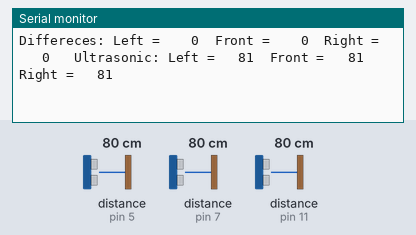
This sketch was run on a simulated Arduino Uno, built with avr-gcc and run on an emulated ATmega328P. On the bench: the last lines printed to the serial monitor. The test bench sets the inputs (shaded band); at power-on: distance to the obstacle (sensors on pin 5, pin 7, pin 11) 80 cm. The echo pulse lasts 58.3 µs per cm.

Above: at 1.5 s.
1.6 s: distance to the obstacle (sensor on pin 5) set to 11 cm
At 2.4 s:
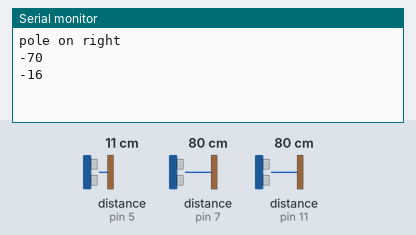
3.4 s: distance to the obstacle (sensor on pin 5) set to 8 cm
At 4.6 s:
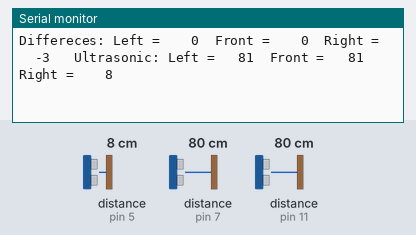
6.2 s: distance to the obstacle (sensor on pin 7) set to 11 cm
At 6.2 s:
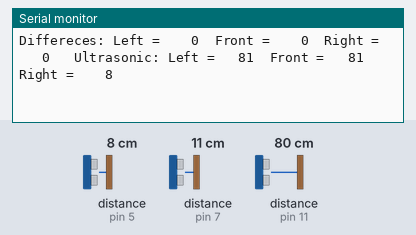
8.2 s: distance to the obstacle (sensor on pin 7) set to 8 cm
At 9.4 s:
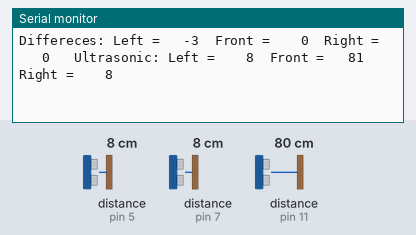
11.0 s: distance to the obstacle (sensor on pin 11) set to 11 cm
At 11.0 s:
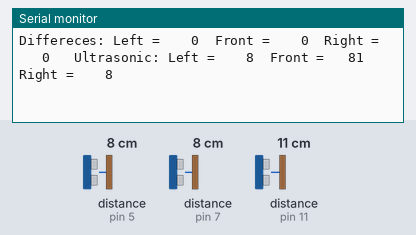
13.0 s: distance to the obstacle (sensor on pin 11) set to 8 cm
At 14.2 s:
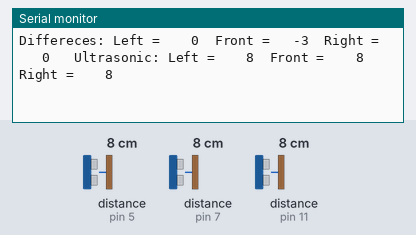

The sketch:

Ultrasonic_Integration.ino
```cpp
#include <NewPing.h>

#define MAX_DISTANCE 200 // Maximum distance (in cm) to ping.
#define FRONT_TRIGGER_PIN 12
#define FRONT_ECHO_PIN 11
#define LEFT_TRIGGER_PIN 8
#define LEFT_ECHO_PIN 7
#define RIGHT_TRIGGER_PIN 6
#define RIGHT_ECHO_PIN 5
#define NUM_US_SAMPLE 3
#define CM_WALL_TO_RAMP 34
#define CM_POLE_TO_WALL 19
#define DETECT_TOLERANCE 3

int leftDis_old, frontDis_old, rightDis_old;
int leftDis, frontDis, rightDis;
NewPing frontUS(FRONT_TRIGGER_PIN, FRONT_ECHO_PIN, MAX_DISTANCE);
NewPing leftUS(LEFT_TRIGGER_PIN, LEFT_ECHO_PIN, MAX_DISTANCE);
NewPing rightUS(RIGHT_TRIGGER_PIN, RIGHT_ECHO_PIN, MAX_DISTANCE);

void setup() {
  Serial.begin(115200);

  //detecting twice to fill old values set
  getUSDis();
  getUSDis();
}

void loop() {
  getUSDis();
  printAllUSDiff();
  printAllUSValues();

  //assuming ramp is on left side
  int leftDiff= leftDis - leftDis_old;
  if(leftDiff > -1*(CM_WALL_TO_RAMP+DETECT_TOLERANCE) && leftDiff < -1*(CM_WALL_TO_RAMP-DETECT_TOLERANCE)&& leftDis!= 0 ){
    Serial.println("ramp on left");
  }

  if(leftDiff + CM_POLE_TO_WALL < DETECT_TOLERANCE && leftDis!= 0 ){
    Serial.println("pole on left");
    Serial.println(leftDiff);
    Serial.println(-1*(CM_POLE_TO_WALL-DETECT_TOLERANCE));
  }

  if((rightDis - rightDis_old) <= (-1*(CM_POLE_TO_WALL-DETECT_TOLERANCE)) && rightDis != 0){
    Serial.println("pole on right");
    Serial.println((rightDis - rightDis_old));
    Serial.println(-1*(CM_POLE_TO_WALL-DETECT_TOLERANCE));
  }

  delay(500);
  // Other code that *DOESN'T* analyze ping results can go here.
}

void getUSDis(){
  leftDis_old = leftDis;
  rightDis_old = rightDis;
  frontDis_old = frontDis;
  leftDis = leftUS.convert_cm(leftUS.ping_median(NUM_US_SAMPLE));
  rightDis = rightUS.convert_cm(rightUS.ping_median(NUM_US_SAMPLE));
  frontDis = frontUS.convert_cm(frontUS.ping_median(NUM_US_SAMPLE));
}

void printUSValue(int value){
  if(value >= 0){Serial.print(" ");}
  if(abs(value) < 10){Serial.print(" ");}
  if(abs(value) < 100){Serial.print(" ");}
  Serial.print(value);
}

void printAllUSValues(){
  Serial.print("Ultrasonic: Left = ");
  printUSValue(leftDis);
  Serial.print("  Front = ");
  printUSValue(frontDis);
  Serial.print("  Right = ");
  printUSValue(rightDis);
  Serial.println();
}

void printAllUSDiff(){
  Serial.print("Differeces: Left = ");
  printUSValue(leftDis - leftDis_old);
  Serial.print("  Front = ");
  printUSValue(frontDis - frontDis_old);
  Serial.print("  Right = ");
  printUSValue(rightDis - rightDis_old);
  Serial.print("   ");
}
```

Measured:
- the behaviour switches between 10 and 9 cm on distance to the obstacle (sensor on pin 5) (found by bisection; images 1 and 2)
- the behaviour switches between 10 and 9 cm on distance to the obstacle (sensor on pin 7) (found by bisection; images 3 and 4)
- the behaviour switches between 10 and 9 cm on distance to the obstacle (sensor on pin 11) (found by bisection; images 5 and 6)
- after the input at 1.6 s, the serial monitor: prints a new line after 0.35 s (image 1)
- after the input at 3.4 s, the serial monitor: prints a new line after 0.62 s (image 2)
- after the input at 8.2 s, the serial monitor: prints a new line after 0.64 s (image 4)
- after the input at 13.0 s, the serial monitor: prints a new line after 0.62 s (image 6)
